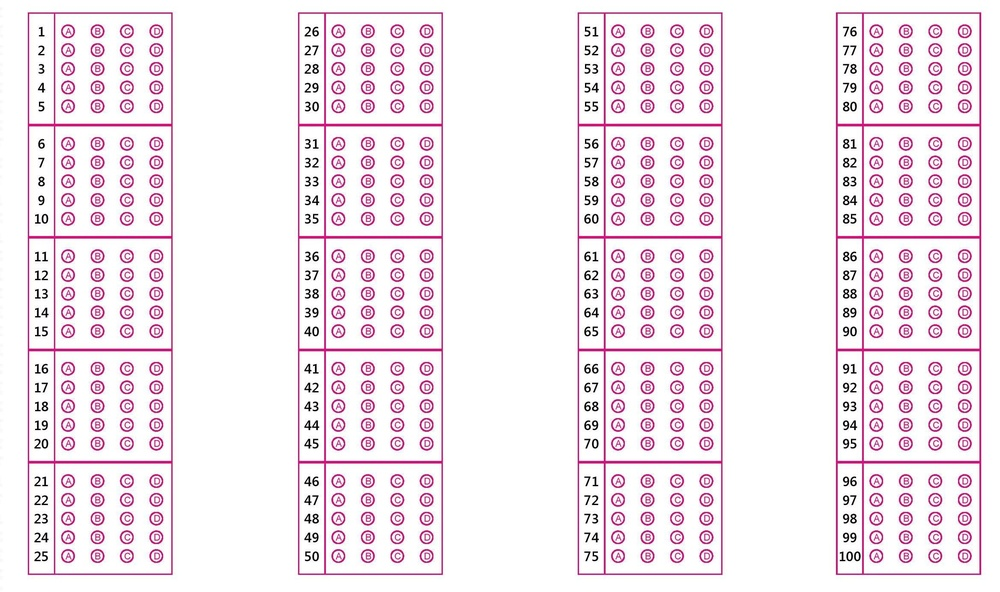
#> input picture omr_sheet.jpg, 1000 x 592 px, shrunk from 2335 x 1382 before the run
$ python OMRDetection.py
#> lines starting #> are read from the running program, lines starting #| are printed output that depends on the picture; after the words box and inside, x2 and y2 are one past the last pixel; in counts of white or black regions, pixels touching at a corner belong together
import cv2
import pytesseract
# import os
# print(os.environ['PATH'])


# Load the image
img = cv2.imread('omr_sheet.jpg')
#> img is the input picture: shape (592, 1000, 3); mean B, G, R 238.4, 231.3, 242.3

# Define the region of interest for questions 1 to 100
# x_start, y_start = 70, 880
# x_end, y_end = 2400, 2950
#
# Crop the image to the region of interest
# img = img[y_start:y_end, x_start:x_end]

# Convert the image to grayscale
gray = cv2.cvtColor(img, cv2.COLOR_BGR2GRAY)
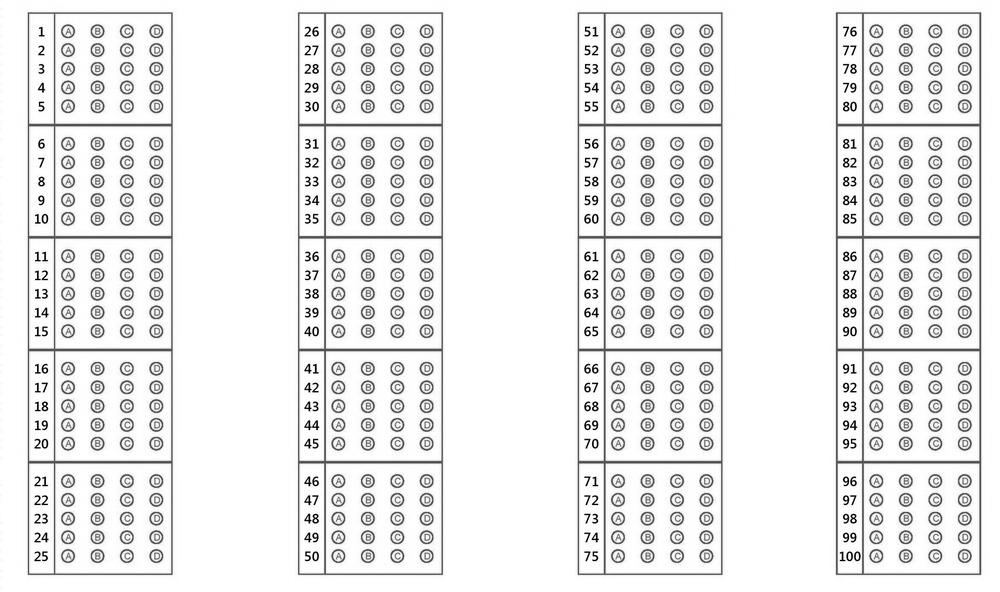
#> gray: shape (592, 1000); min 0, max 255, mean 235.4

# Apply thresholding to binarize the image
ret, thresh = cv2.threshold(gray, 127, 255, cv2.THRESH_BINARY_INV)
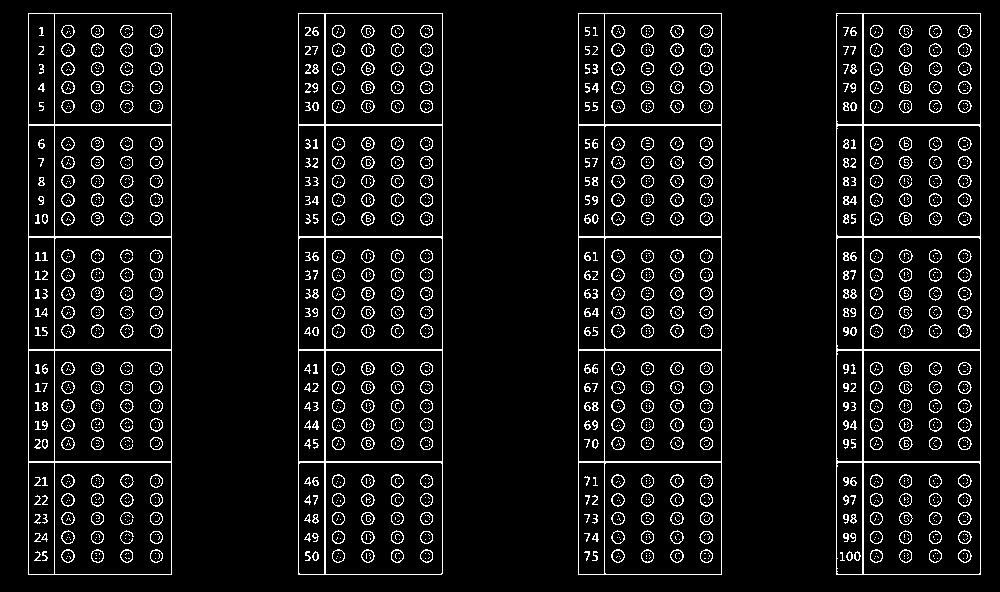
#> thresh: shape (592, 1000); 7.1% white in thin lines or dots

# Find contours of the bubbles
contours, hierarchy = cv2.findContours(thresh, cv2.RETR_EXTERNAL, cv2.CHAIN_APPROX_SIMPLE)
#> contours = 4 contours; box (x1, y1, x2, y2) and area: (836, 13, 981, 575) 80784, (298, 13, 443, 575) 80784, (578, 13, 722, 575) 80223, (28, 13, 172, 575) 80223

# Sort the contours from left to right
contours = sorted(contours, key=lambda c: cv2.boundingRect(c)[0])
#> contours = 4 contours; box (x1, y1, x2, y2) and area: (836, 13, 981, 575) 80784, (298, 13, 443, 575) 80784, (28, 13, 172, 575) 80223, (578, 13, 722, 575) 80223

# Define the correct answers
correct_answers = ['A', 'B', 'C', 'D', 'A', 'B', 'C', 'D', 'A', 'B', 'C', 'D', 'A', 'B', 'C', 'D', 'A', 'B', 'C', 'D',
                   'A', 'B', 'C', 'D', 'A', 'B', 'C', 'D', 'A', 'B', 'C', 'D', 'A', 'B', 'C', 'D', 'A', 'B', 'C', 'D',
                   'A', 'B', 'C', 'D', 'A', 'B', 'C', 'D', 'A', 'B', 'C', 'D', 'A', 'B', 'C', 'D', 'A', 'B', 'C', 'D',
                   'A', 'B', 'C', 'D', 'A', 'B', 'C', 'D', 'A', 'B', 'C', 'D', 'A', 'B', 'C', 'D', 'A', 'B', 'C', 'D',
                   'A', 'B', 'C', 'D', 'A', 'B', 'C', 'D', 'A', 'B', 'C', 'D', 'A', 'B', 'C', 'D', 'A', 'B', 'C', 'D',
                   ]

# Loop over the contours and extract the bubble regions
for i, c in enumerate(contours):
    # Extract the bubble region
    x, y, w, h = cv2.boundingRect(c)
    bubble = img[y:y+h, x:x+w]

    # Apply OCR to recognize the bubble mark
    bubble_gray = cv2.cvtColor(bubble, cv2.COLOR_BGR2GRAY)
    ret, bubble_thresh = cv2.threshold(bubble_gray, 127, 255, cv2.THRESH_BINARY_INV)
#> (the run stopped early here; a loop or call above may not have finished)
